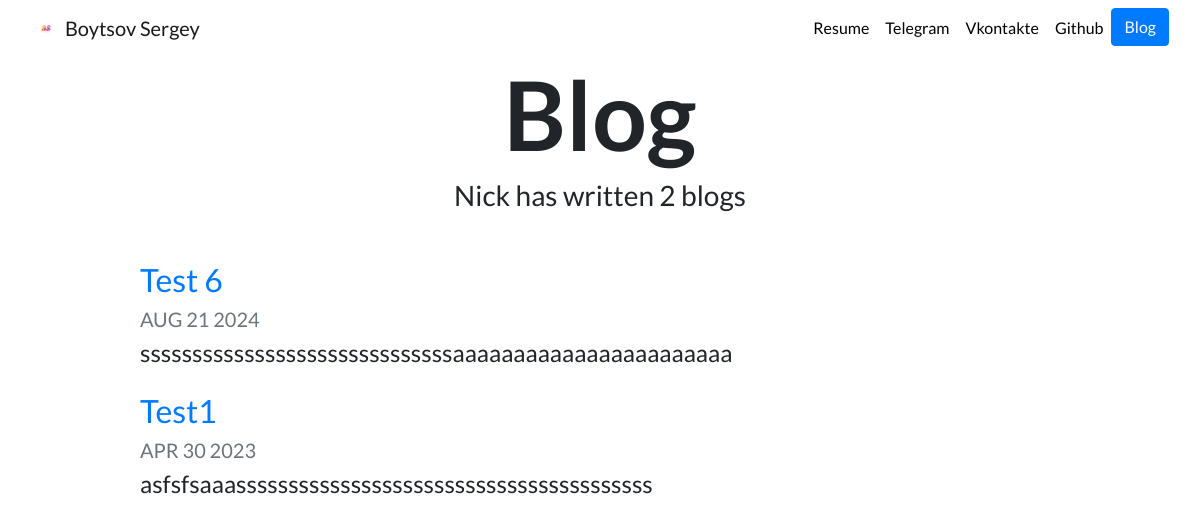
Screenshot of /blog/ with the database file from the repository.
### blog/models.py (models this page shows, shortened)
class Blog(models.Model):
    title = models.CharField(max_length=200)
    description = models.TextField()
    date = models.DateField()

### blog/views.py (the view)
# urls.py: path('', views.all_blogs, name='all_blogs'),
def all_blogs(request):
    blogs = Blog.objects.order_by('-date')
    return render(request, 'blog/all_blogs.html', {'blogs': blogs})

### blog/templates/blog/all_blogs.html
{% extends 'portfolio/base.html' %}
{% load static %}
{% block content %}
    <h1 id="blogtitle" class="font-weight-bold text-center">Blog</h1>
    <h3 class="text-center mb-5">Nick has written {{ blogs.count }} blog{{ blogs.count|pluralize }}</h3>
{% for blog in blogs %}
<div class="row justify-content-center my-3">
  <div class="col-md-10">
    <a href="{% url 'blog:detail' blog.id %}">
      <h2>{{ blog.title }}</h2>
    </a>
    <h5 class="text-muted">{{ blog.date|date:'M d Y'|upper }}</h5>
    <h4>{{ blog.description|striptags|truncatechars:100 }}</h4>
  </div>
</div>
{% endfor %}
{% endblock %}

### portfolio/static/portfolio/custom.css (style rules this page uses)
body { font-family: 'Lato', sans-serif; }
#blogtitle { font-size: 6rem; }

### rows the page displays
Blog: title "Test 6", date "AUG 21 2024", description "ssssssssssssssssssssssssssssssaaaaaaaaaaaaaaaaaaaaaaa"
Blog: title "Test1", date "APR 30 2023", description "asfsfsaaassssssssssssssssssssssssssssssssssssssss"

### other values shown
{{ blogs.count }} "2"
